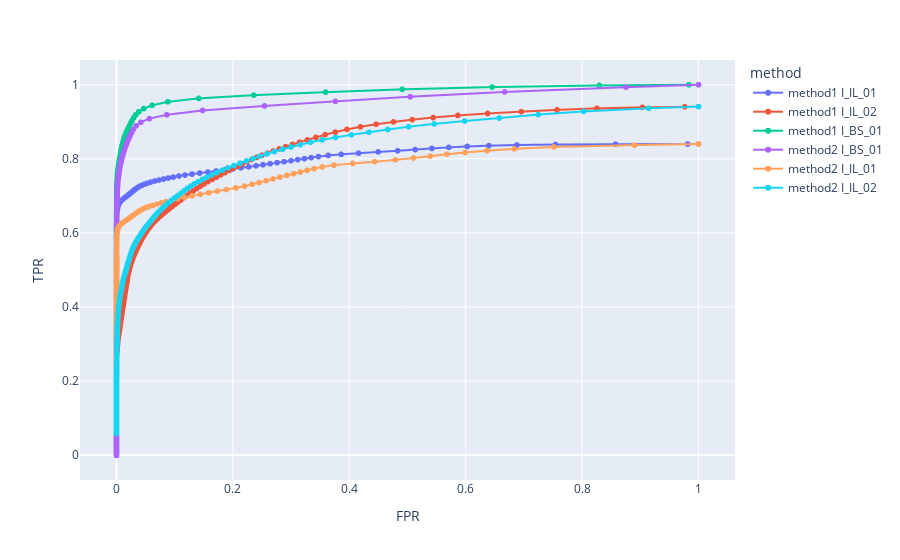

Notebook code for this chart:
### Code cell
import pandas as pd 
import plotly.express as px


def get_df(filename):
    
    video = []
    TPR = []
    FPR = []
    treshold = []
    
    with open(filename) as f:
        lines = f.readlines()
        data = [l.split(',') for l in lines]
        video = [d[0] for d in data]
        treshold = [int(d[1]) for d in data]
        #acc = [float(d[2]) for d in data]
        TPR = [float(d[3]) for d in data]
        FPR = [float(d[4]) for d in data]
        
    method_name = filename.split('_')[1].split('.')[0]
    method = [method_name + ' ' + video[i] for i in range(len(video))]
    
    data = {
        'video': video,
        'treshold': treshold,
        'TPR': TPR,
        'FPR': FPR,
        'method': method
    }

    return pd.DataFrame(data)
    

df1 = get_df("result_method1.txt")
df2 = get_df("result_method2.txt")

df = pd.concat([df1, df2], ignore_index=True, sort=False)



# print(FPR)

fig = px.line(df, x="FPR", y="TPR", color="method", hover_name="treshold", markers=True)
fig.show()

### Figure 1 — Plotly figure (JSON) as saved in the notebook; plotly's stock layout.template omitted (floating-point values rounded to 4 significant figures; data arrays with more than 128 entries replaced by an {"elided": "..."} marker saying what was removed)
{"data": [{"hovertemplate": "<b>%{hovertext}</b><br><br>method=method1 I_IL_01<br>FPR=%{x}<br>TPR=%{y}<extra></extra>", "hovertext": {"elided": "255 int values"}, "legendgroup": "method1 I_IL_01", "line": {"color": "#636efa", "dash": "solid"}, "marker": {"symbol": "circle"}, "mode": "lines+markers", "name": "method1 I_IL_01", "showlegend": true, "type": "scattergl", "x": {"elided": "255 float values"}, "xaxis": "x", "y": {"elided": "255 float values"}, "yaxis": "y"}, {"hovertemplate": "<b>%{hovertext}</b><br><br>method=method1 I_IL_02<br>FPR=%{x}<br>TPR=%{y}<extra></extra>", "hovertext": {"elided": "255 int values"}, "legendgroup": "method1 I_IL_02", "line": {"color": "#EF553B", "dash": "solid"}, "marker": {"symbol": "circle"}, "mode": "lines+markers", "name": "method1 I_IL_02", "showlegend": true, "type": "scattergl", "x": {"elided": "255 float values"}, "xaxis": "x", "y": {"elided": "255 float values"}, "yaxis": "y"}, {"hovertemplate": "<b>%{hovertext}</b><br><br>method=method1 I_BS_01<br>FPR=%{x}<br>TPR=%{y}<extra></extra>", "hovertext": {"elided": "255 int values"}, "legendgroup": "method1 I_BS_01", "line": {"color": "#00cc96", "dash": "solid"}, "marker": {"symbol": "circle"}, "mode": "lines+markers", "name": "method1 I_BS_01", "showlegend": true, "type": "scattergl", "x": {"elided": "255 float values"}, "xaxis": "x", "y": {"elided": "255 float values"}, "yaxis": "y"}, {"hovertemplate": "<b>%{hovertext}</b><br><br>method=method2 I_BS_01<br>FPR=%{x}<br>TPR=%{y}<extra></extra>", "hovertext": {"elided": "256 int values"}, "legendgroup": "method2 I_BS_01", "line": {"color": "#ab63fa", "dash": "solid"}, "marker": {"symbol": "circle"}, "mode": "lines+markers", "name": "method2 I_BS_01", "showlegend": true, "type": "scattergl", "x": {"elided": "256 float values"}, "xaxis": "x", "y": {"elided": "256 float values"}, "yaxis": "y"}, {"hovertemplate": "<b>%{hovertext}</b><br><br>method=method2 I_IL_01<br>FPR=%{x}<br>TPR=%{y}<extra></extra>", "hovertext": {"elided": "256 int values"}, "legendgroup": "method2 I_IL_01", "line": {"color": "#FFA15A", "dash": "solid"}, "marker": {"symbol": "circle"}, "mode": "lines+markers", "name": "method2 I_IL_01", "showlegend": true, "type": "scattergl", "x": {"elided": "256 float values"}, "xaxis": "x", "y": {"elided": "256 float values"}, "yaxis": "y"}, {"hovertemplate": "<b>%{hovertext}</b><br><br>method=method2 I_IL_02<br>FPR=%{x}<br>TPR=%{y}<extra></extra>", "hovertext": {"elided": "256 int values"}, "legendgroup": "method2 I_IL_02", "line": {"color": "#19d3f3", "dash": "solid"}, "marker": {"symbol": "circle"}, "mode": "lines+markers", "name": "method2 I_IL_02", "showlegend": true, "type": "scattergl", "x": {"elided": "256 float values"}, "xaxis": "x", "y": {"elided": "256 float values"}, "yaxis": "y"}], "layout": {"autosize": true, "legend": {"title": {"text": "method"}, "tracegroupgap": 0}, "margin": {"t": 60}, "xaxis": {"anchor": "y", "autorange": true, "domain": [0, 1], "range": [-0.06087, 1.061], "title": {"text": "FPR"}, "type": "linear"}, "yaxis": {"anchor": "x", "autorange": true, "domain": [0, 1], "range": [-0.0709, 1.071], "title": {"text": "TPR"}, "type": "linear"}}}
